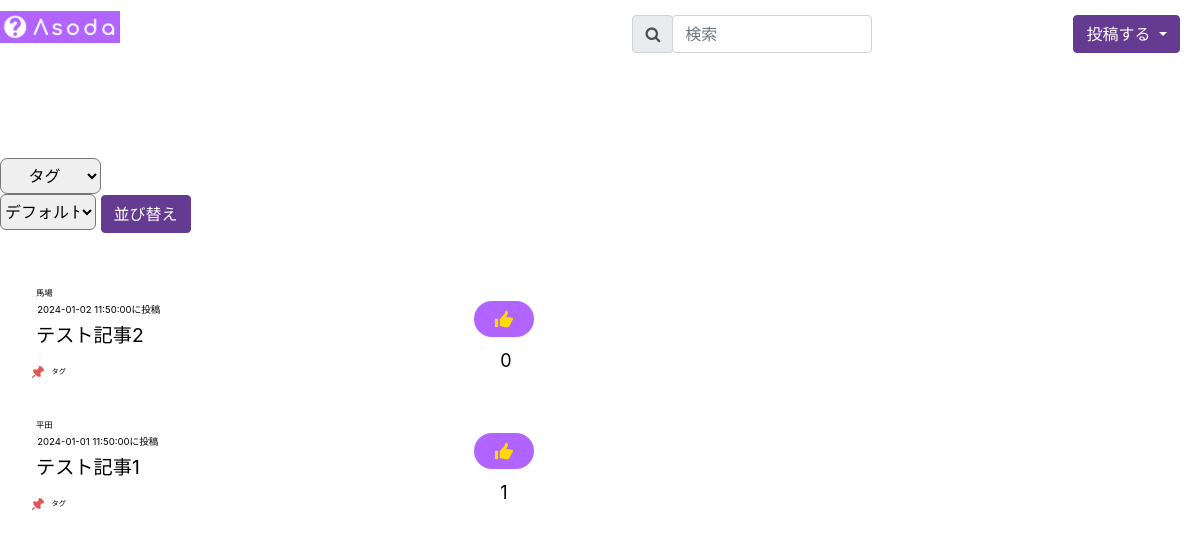
Page /src/articlelist.php on the committed database.
### tables this page shows
CREATE TABLE posts(
  post_id       INT AUTO_INCREMENT,
  user_id     INT NOT NULL,
  post_category_id     INT NOT NULL,
  post_time     DATETIME NOT NULL,
  post_title     VARCHAR(128) NOT NULL,
  post_detail    VARCHAR(10000) NOT NULL,
  post_priority    INT NOT NULL DEFAULT 24,
  destination_post_id  INT,
  destination_user_id   INT,
  PRIMARY KEY (post_id),
  FOREIGN KEY (user_id) REFERENCES users(user_id),
  FOREIGN KEY (post_category_id) REFERENCES post_categories
(post_category_id),
  FOREIGN KEY (destination_post_id) REFERENCES posts(post_id),
  FOREIGN KEY (destination_user_id) REFERENCES users(user_id)
);

CREATE TABLE users(
  user_id       INT AUTO_INCREMENT,
  user_name     VARCHAR(128) NOT NULL,
  user_icon     VARCHAR(128) DEFAULT './images/default_icon.png',
  user_mail     VARCHAR(128) NOT NULL UNIQUE,
  user_pass     VARCHAR(256) NOT NULL,
  user_point    INT NOT NULL DEFAULT 0,
  point_sum     INT NOT NULL DEFAULT 0,
  user_level    INT NOT NULL DEFAULT 0,
  user_profile  VARCHAR(300) NOT NULL,
  thema_color_id     INT NOT NULL DEFAULT 1,
  PRIMARY KEY (user_id),
  FOREIGN KEY(thema_color_id) REFERENCES thema_colors(thema_color_id)
);

### src/dao/posts.php (called while the page is built, shortened)
<?php
  class Posts {
    private $pdo;
    public function __construct() {
      require_once('connection.php');
      $connection = new Connection();
      $this->pdo = $connection->getPdo();
    }
    public function fetchAllPostsByCategory(int $category, int $sortType = 0) {
      switch ($sortType) {
        default:
          $sql = "SELECT * FROM posts WHERE post_category_id = ?
                  ORDER BY  post_priority DESC, post_time DESC";
          break;
      }
      $ps = $this->pdo -> prepare($sql);
      $ps->bindValue(1, $category, PDO::PARAM_INT);
      $ps->execute();
      $result = $ps->fetchAll(PDO::FETCH_ASSOC);
      if(empty($result)){
        throw new Exception('キーワードに該当する投稿はありませんでした');
      }else{
        return $result;
      }
    }
  }
?>

### src/dao/connection.php (called while the page is built, shortened)
<?php
  class Connection {
    private $pdo;
    private $dsn = 'mysql:dbname=asoda;host=localhost';
    private $username = 'root';
    private $password = 'root';
    private $dbname = 'asoda';
    private $hostname = "localhost";
    public function __construct() {
      try{
        $this->pdo = new PDO($this->dsn, $this->username, $this->password);
      }catch (PDOException $e){
        print('Error:'.$e->getMessage());
        die();
      }
    }
    public function getPdo(){
      return $this->pdo;
    }
    public function getDsn(){
      return $this->dsn;
    }
    public function getUsername(){
      return $this->username;
    }
    public function getPassword(){
      return $this->password;
    }
    public function getDbname(){
      return $this->dbname;
    }
    public function getHostname(){
      return $this->hostname;
    }
  }
?>

### src/dao/users.php (called while the page is built, shortened)
<?php
  class Users{
    private $pdo;
    public function __construct() {
      require_once('connection.php');
      $connection = new Connection();
      $this->pdo = $connection->getPdo();
    }
    public function getUserNameById($id){
      $sql = "SELECT user_name FROM users WHERE user_id=?";
      $ps = $this->pdo->prepare($sql);
      $ps->bindValue(1, $id, PDO::PARAM_INT);
      $ps->execute();
      $result = $ps->fetchAll(PDO::FETCH_ASSOC);
      if(empty($result)){
        return '指定したIDに該当するデータはありません。';
      }else{
        foreach($result as $row){
          $userName=$row['user_name'];
        }
      }
      return $userName;
    }
  }
?>

### src/dao/good.php (called while the page is built, shortened)
<?php
  class Good{
    private function connect(){
      require_once('connection.php');
      $connection = new Connection;
      return $connection->dbConnect();
    }
    public function goodCount($postId){
      $pdo = $this -> connect();
      $sql = "SELECT count(post_id) FROM goods WHERE post_id=?";
      $ps = $pdo -> prepare($sql);
      $ps->bindValue(1, $postId, PDO::PARAM_INT);
      $ps->execute();
      $result = $ps->fetchAll(PDO::FETCH_ASSOC);
      if(empty($result)){
        return '指定したIDに該当するデータはありません。';
      }else{
        return $result[0]['count(post_id)'];
      }
    }
  }
?>

### src/articlelist.php (the view, shortened to what this page needs)
<!DOCTYPE html>
<html lang="ja">
<head>
  <link rel="stylesheet" href="https://stackpath.bootstrapcdn.com/bootstrap/4.5.0/css/bootstrap.min.css">
  <link rel="stylesheet" href="https://cdnjs.cloudflare.com/ajax/libs/font-awesome/4.7.0/css/font-awesome.min.css">
  <link href="css/questiontimeline.css" rel="stylesheet">
  <link href="./css/header.css" rel="stylesheet">
</head>
<?php
  try{
    require_once './dao/posts.php';
    require_once './dao/users.php';
    require_once './dao/good.php';
    $posts = new Posts;
    $result = $posts->fetchAllPostsByCategory(2, $_GET['sort_type']);
    $good = new Good;
  }catch(Exception $ex){
    echo $ex->getMessage();
  }catch(Error $err){
    echo $err->getMessage();
  }
?>
<body id="body">
    <div class="header_size">
      <?php
        require_once('./dao/Users.php');
        $users = new Users;
      ?>
      <div class="horizontal">
        <img class="logo" src="./images/logo.png" height="60" alt="ロゴ">
        <div class="right">
          <div class="input-group mb-3 search" >
            <form action="./search_result.php" method="GET" id="search-form">
                <div class="horizontal">
                  <div class="input-group-prepend">
                    <button type="submit" class="input-group-text" id="search-button">
                    <i class="fa fa-search"></i>
                    </button>
                  </div>
                  <input type="text" name="keyword" class="col-8 form-control" placeholder="検索" aria-label="検索" aria-describedby="basic-addon2">
                </div>
              </form>
          </div>
          <a href="./profile_question.php" class="circle">
          <?php
                if (!empty($userIconPath)) {
                  echo '<img src="' . $userIconPath . '" alt="ユーザアイコン" style="width: 30px;">';
                } else {
                  echo '<a href="login.php" class="login_atag">ログイン</a>';
                }
            ?>
          </a>
          <div class="dropdown">
            <button class="btn btn-purple dropdown-toggle" type="button" id="dropdownMenuButton" data-toggle="dropdown" aria-haspopup="true" aria-expanded="false">
              投稿する
            </button>
          </div>
        </div>
      </div>
      <div class="horizontal">
        <a href="./questiontimeline.php" class="underline text">質問</a>
        <a href="./articlelist.php" class="underline text">記事</a>
        <a href="./Ranking.php" class="underline text">ランキング</a>
        <a href="./classroom.php" class="underline text">空き教室</a>
      </div>
    </div>
  <div class="select_area">
    <div class="sele_area1">
      <select class="select1">
      <option value="" disabled selected>タグ</option>
      </select>
    </div>
    <div class="sele_area2">
        <form action="./articlelist.php" method="get" id="sort-form">
          <select name=sort_type class="select2">
            <option value="" disabled selected>
              <?php
                switch ($_GET['sort_type']) {
                  default:
                    echo 'デフォルト';
                    break;
                }
              ?>
            </option>
          </select>
          <button type="submit" class="btn btn-purple">並び替え</button>
        </form>
      </div>
  </div>
    <div class="question_area">
      <?php foreach($result as $row) : ?>
        <div>
          <form action="question-detail.php" method="GET">
            <button class="question">
              <p class="user2"> <?=$users->getUserNameById($row['user_id'])?> </p>
              <p class="day"> <?=$row['post_time']?>に投稿 </p>
              <p class="title"> <?=$row['post_title']?> </p>
              <div class="tag_area">
                <img src="./images/pin.png" alt="" class="img2">
                <p class="tag">タグ</p>
              </div>
              <div class="good_area">
                <div class="good_img">
                  <img src="./images/good.png" alt="" class="img3">
                </div>
              </div>
              <p class="good"> <?=$good->goodCount($row['post_id'])?> </p>
            </button>
          </form>
        </div>
      <?php endforeach; ?>
    </div>
</body>
</html>

### src/css/questiontimeline.css (style rules this page uses)
#body { padding: 0; margin: 0; overflow-x: hidden; overflow-x: hidden; }
.select1 { margin-top: 0.5rem; height: 3vw; border-radius: 0.6vw; text-align: center; }
option { color: black; }
.select2 { width: 8vw; height: 3vw; border-radius: 0.5vw; text-align: center; }
.question_area { margin-top: 3vw; margin-left: 1.5vw; width: 40vw; height: 33vw; }
.question { width: 45vw; height: 10vw; margin-top: 1vw; background-color: white; border-radius: 0.2vw; border:none; position: relative; text-align: start; }
.good_area { width: 5vw; height: 4vw; border-radius: 30px; display: flex; justify-content: center; align-items: center; position: absolute; top: 1.2vw; left: 37.99vw; }
.good_img { width: 5vw; height: 3vw; background-color: #B164FF; border-radius: 50px; display: flex; justify-content: center; align-items: center; }
.img3 { width: 1.5vw; height: 1.5vw; justify-content: center; align-items: center; }
.user2 { margin:0; font-size: 0.7vw; margin-left: 1vw; }
.day { margin: 0; font-size: 0.8vw; margin-top: 0.3vw; margin-left: 1.1vw; }
.title { font-size: 1.6vw; font-weight: 0.7vw; margin-left: 1vw; margin-top: 0.3vw; }
.tag_area { display: flex; }
.img2 { width: 1vw; height: 1vw; margin-left: 0.7vw; }
.tag { font-size: 0.6vw; margin-left: 0.6vw; margin-top: 0.1vw; }
.good { position: absolute; font-size: 1.5vw; font-weight: 0.7vw; top: 5.5vw; left: 40.18vw; }
.login_atag { color: white; }

### src/css/header.css (style rules this page uses)
.btn-purple { background-color: #653a91; border-color: #653a91; color: #fff; }
.header_size { height: 150px; }
.horizontal { display: flex; text-align: center; }
.search { width: 300px; height: 37px; margin-right: 20px; }
.right { margin-left: auto; display: flex; margin-top: 15px; }
.text { color: white; font-size: 30px; font-weight: bold; flex-grow: 1; margin-top: 35px; }
.circle { width: 37px; height: 37px; margin-right: 20px; }
.btn-purple { background-color: #653a91; color: #fff; }
.btn { margin-right: 20px; }
.underline { text-decoration: none; display: inline-block; width: 100%; }

### src/articlelist.php (style rules this page uses)
.logo { margin-top: 0.9vw; width: 10vw; height: 2.7vw; }

### rows in the picture
posts: user.user_name "馬場", post_time "2024-01-02 11:50:00", post_title "テスト記事2", goodCount "0"
posts: user.user_name "平田", post_time "2024-01-01 11:50:00", post_title "テスト記事1", post_id "1"
